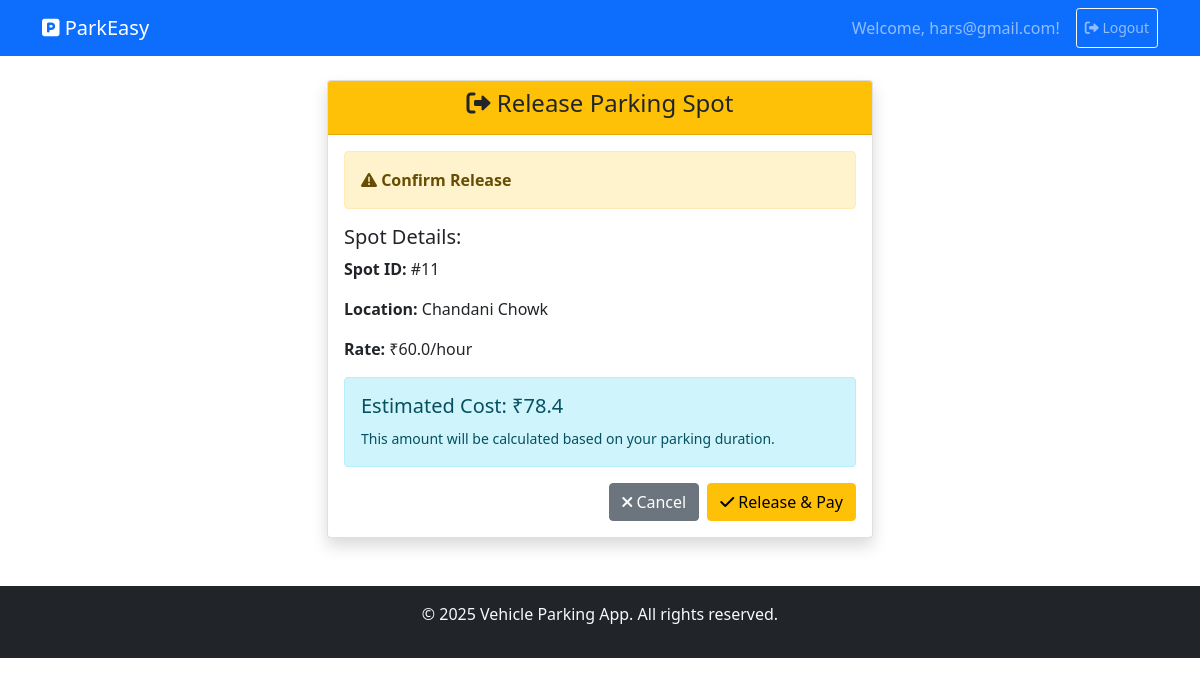
/user/release/11 (signed in), run on the app's committed database.
### backend/models.py (models this page shows)
class ParkingSpot(db.Model):
    __tablename__ = 'parking_spots'
    id = db.Column(db.Integer, primary_key=True)
    lot_id = db.Column(db.Integer, db.ForeignKey('parking_lots.id'), nullable=False)
    status = db.Column(db.String(1), nullable=False, default='A')  # A = Available, O = Occupied
    reservations = db.relationship('Reservation', backref='spot', lazy=True)

class ParkingLot(db.Model):
    __tablename__ = 'parking_lots'
    id = db.Column(db.Integer, primary_key=True)
    prime_location_name = db.Column(db.String(120), nullable=False)
    price = db.Column(db.Float, nullable=False)
    address = db.Column(db.String(200), nullable=False)
    pincode = db.Column(db.String(10), nullable=False)
    max_spots = db.Column(db.Integer, nullable=False)
    created_at = db.Column(db.DateTime, default=datetime.utcnow)
    spots = db.relationship('ParkingSpot', backref='lot', lazy=True, cascade="all, delete-orphan")

### app.py (the view, shortened to what this page needs)
    @app.route('/user/release/<int:spot_id>', methods=['GET', 'POST'])
    def user_release_spot(spot_id):
        if session.get('role') != 'user':
            flash('Login required.', 'danger')
            return redirect(url_for('login'))
        spot = ParkingSpot.query.get_or_404(spot_id)
        reservation = (
            Reservation.query
            .filter_by(spot_id=spot.id)
            .order_by(Reservation.parking_timestamp.desc())
            .first()
        )
        lot = ParkingLot.query.get(spot.lot_id)
        est_time = datetime.utcnow()
        est_cost = round(
            ((est_time - reservation.parking_timestamp).total_seconds() / 3600)
            * lot.price, 2
        )
        return render_template('release_confirm.html', spot=spot, cost=est_cost, lot=lot)

### templates/release_confirm.html (shortened to what this page needs)
{% extends "base.html" %}
{% block content %}
<div class="row justify-content-center">
    <div class="col-md-6">
        <div class="card shadow">
            <div class="card-header text-center bg-warning text-dark">
                <h4><i class="fas fa-sign-out-alt"></i> Release Parking Spot</h4>
            </div>
            <div class="card-body">
                <div class="alert alert-warning">
                    <i class="fas fa-exclamation-triangle"></i>
                    <strong>Confirm Release</strong>
                </div>
                <div class="mb-3">
                    <h5>Spot Details:</h5>
                    <p><strong>Spot ID:</strong> #{{ spot.id }}</p>
                    <p><strong>Location:</strong> {{ lot.prime_location_name }}</p>
                    <p><strong>Rate:</strong> ₹{{ lot.price }}/hour</p>
                </div>
                <div class="alert alert-info">
                    <h5>Estimated Cost: ₹{{ cost }}</h5>
                    <small>This amount will be calculated based on your parking duration.</small>
                </div>
                <form method="POST">
                    <div class="d-grid gap-2 d-md-flex justify-content-md-end">
                        <a href="{{ url_for('user_dashboard') }}" class="btn btn-secondary">
                            <i class="fas fa-times"></i> Cancel
                        </a>
                        <button type="submit" class="btn btn-warning">
                            <i class="fas fa-check"></i> Release & Pay
                        </button>
                    </div>
                </form>
            </div>
        </div>
    </div>
</div>
{% endblock %}

### data on the page
ParkingSpot: id "11"
ParkingLot: prime_location_name "Chandani Chowk", price "60.0"

### other printed values
{{ session.username }} "hars@gmail.com"
{{ cost }} "78.4"
